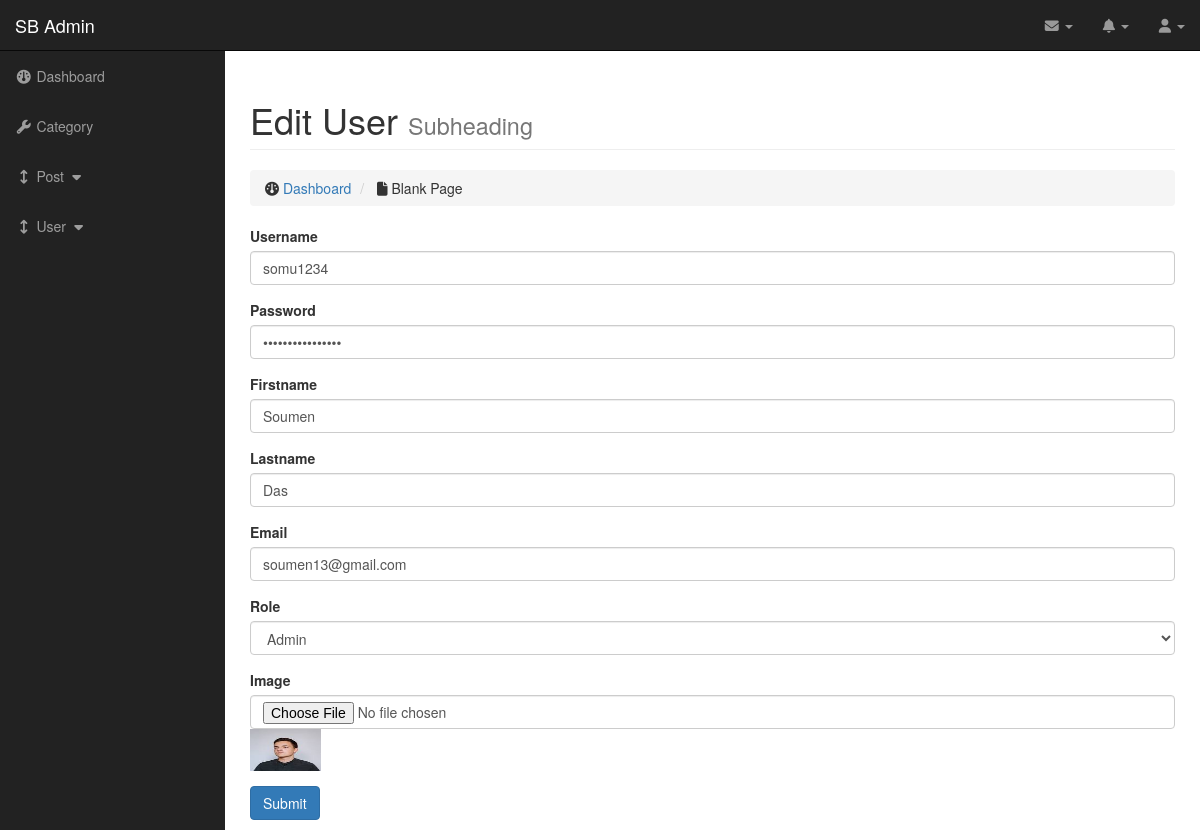
The page /admin/userEdit.php?edit=1 on the database as committed earlier.
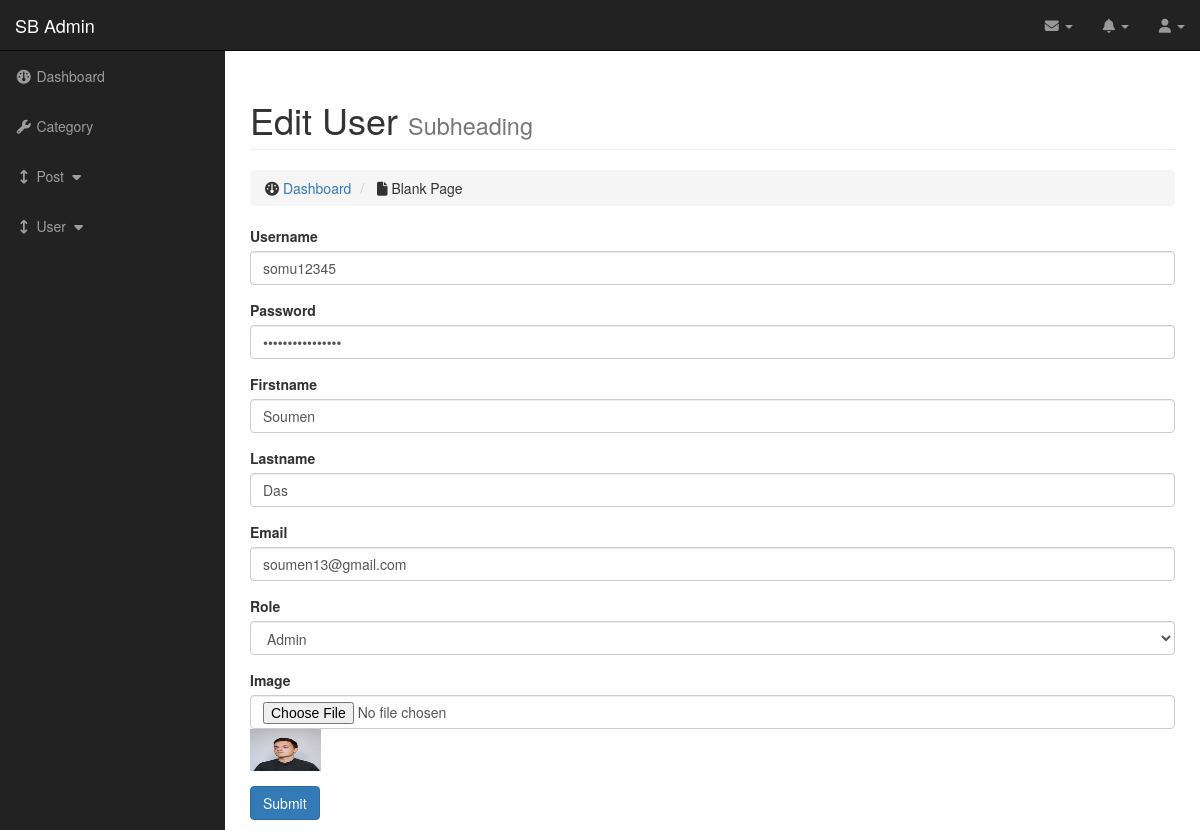
The same page on the database as committed later.
### tables this page shows
CREATE TABLE `tbl_users` (
  `user_id` int(11) NOT NULL,
  `username` varchar(100) NOT NULL,
  `password` varchar(100) NOT NULL,
  `user_firstname` varchar(100) NOT NULL,
  `user_lastname` varchar(100) NOT NULL,
  `user_email` varchar(100) NOT NULL,
  `user_role` varchar(100) NOT NULL DEFAULT 'user',
  `user_image` varchar(100) NOT NULL,
  `status` varchar(255) NOT NULL DEFAULT '1',
  `created_at` datetime NOT NULL DEFAULT current_timestamp() ON UPDATE current_timestamp(),
  `updateed_at` datetime NOT NULL DEFAULT current_timestamp() ON UPDATE current_timestamp(),
  `deleted_at` datetime DEFAULT NULL
);

### database.php (called while the page is built, shortened)
<?php
class database{
    private $hostname = DB_HOSTNAME;
    private $dbName = DB_NAME;
    private $username = DB_USERNAME;
    private $password = DB_USERPWD;
    public function __construct(){
    try{
        if($this->conn = new mysqli($this->hostname,$this->username,$this->password,$this->dbName)){
            return $this->conn;
        }else{
            throw new Exception('Unable to connect');
        }
    }catch(Exception $e){
            echo $e->getMessage();
        }
    }
}
?>

### maincontroller.php (called while the page is built, shortened)
<?php
require_once "../database.php";
class maincontroller extends database{
    public function fetchDataByID($table_name, $column_name, $id){
        $sql = "SELECT * FROM $table_name WHERE $column_name = $id";
        $res = $this->conn->query($sql);
        if($res->num_rows > 0){
            return $res;
        }else{
            return false;
        }
    }
}
?>

### admin/userEdit.php (the view, shortened to what this page needs)
<?php
require_once "../maincontroller.php";
$obj = new maincontroller();
if(ISSET($_GET['edit'])){
    $id = $_GET['edit'];
    $result = $obj->fetchDataByID('tbl_users', 'user_id', $id);
    foreach($result as $row){
        $username = $row['username'];
        $password = $row['password'];
        $user_firstname = $row['user_firstname'];
        $user_lastname = $row['user_lastname'];
        $user_email = $row['user_email'];
        $user_role = $row['user_role'];
        $user_image = $row['user_image'];
    }
}
?>
<!DOCTYPE html>
<html lang="en">
<head>
</head>
<body>
    <?php include "include/header.php"; ?>
    <div id="wrapper">
        <div id="page-wrapper">
            <div class="container-fluid">
                <div class="row">
                    <div class="col-lg-12">
                        <h1 class="page-header">
                            Edit User
                            <small>Subheading</small>
                        </h1>
                        <ol class="breadcrumb">
                            <li>
                                <i class="fa fa-dashboard"></i>  <a href="dashboard.php">Dashboard</a>
                            </li>
                            <li class="">
                                <i class="fa fa-file"></i> Blank Page
                            </li>
                        </ol>
                    </div>
                </div>
                <div class="row">
                <div class="col-lg-12">
                <form action="" method="POST" class="" role="form" enctype="multipart/form-data">
                            <div class="form-group">
                                <label class="" for="">Username</label>
                                <input type="text" class="form-control" name="username" id="" value="<?php echo $username; ?>" placeholder="Username">
                            </div>
                            <div class="form-group">
                                <label class="" for="">Password</label>
                                <input type="password" class="form-control" name="password" id="" value="<?php echo $password; ?>" placeholder="Password">
                            </div>
                            <div class="form-group">
                                <label class="" for="">Firstname</label>
                                <input type="text" class="form-control" name="user_firstname" id="" value="<?php echo $user_firstname; ?>" placeholder="Firstname">
                            </div>
                            <div class="form-group">
                                <label class="" for="">Lastname</label>
                                <input type="text" class="form-control" name="user_lastname" id="" value="<?php echo $user_lastname; ?>" placeholder="Lastname">
                            </div>
                            <div class="form-group">
                                <label class="" for="">Email</label>
                                <input type="email" class="form-control" name="user_email" id="" value="<?php echo $user_email; ?>" placeholder="Email">
                            </div>
                            <div class="form-group">
                                <label class="" for="">Role</label>
                                <select name="user_role" id="input" class="form-control">
                                    <option <?php if($user_role == 'admin'){echo 'selected';}?> value="admin">Admin</option>
                                </select>
                            </div>
                            <div class="form-group">
                                <label class="" for="">Image</label>
                                <input type="file" class="form-control" name="user_image" id="" value="<?php echo $user_image; ?>" placeholder="Image">
                                <img src="./images/users/<?php echo $user_image;?>" class="img-responsive" style="height:42px;width:71px;" alt="Image">
                            </div>
                            <button type="submit" name="updateuser" class="btn btn-primary">Submit</button>
                        </form>
                </div>
            </div>
        </div>
    </div>
</body>
</html>

Rows that differ between the two databases and show on the page:
changed tbl_users "Soumen": username "somu1234" → "somu12345"
